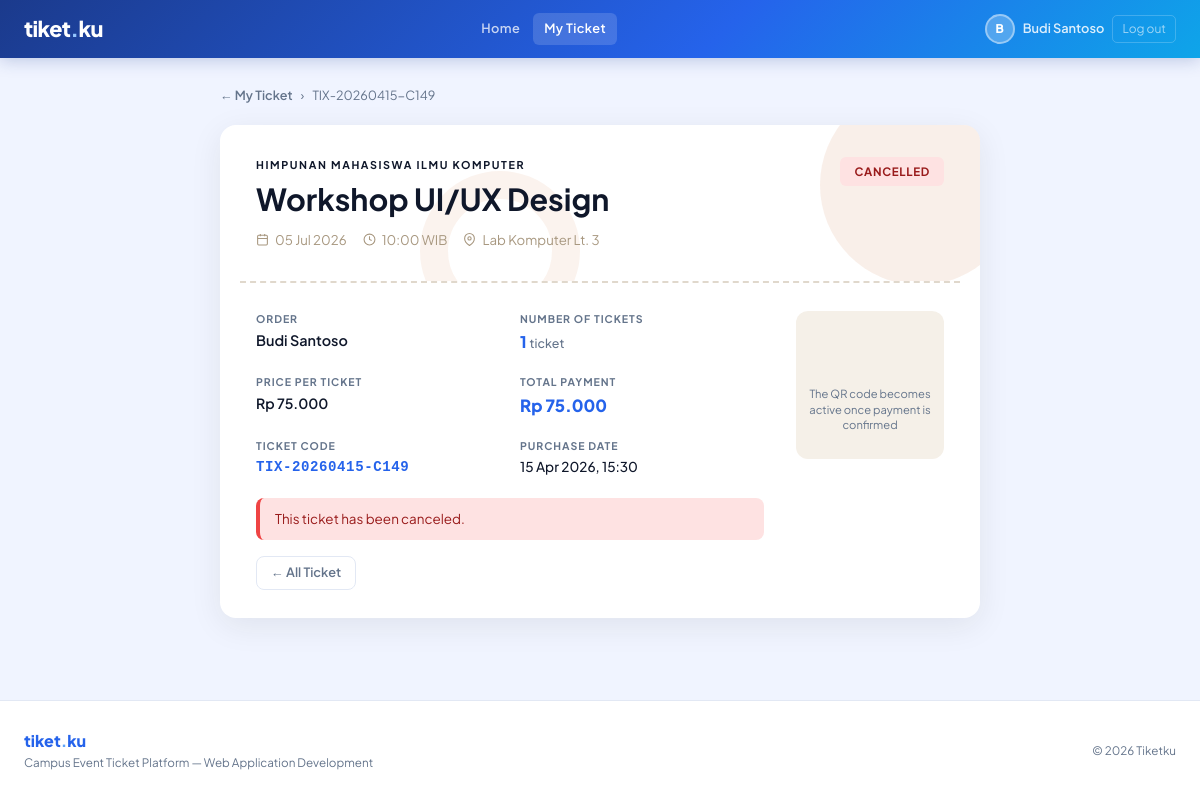
The app's page /public/index.php?controller=ticket&action=detail&id=12 (signed in) with its own data.
### tables this page shows
CREATE TABLE `tickets` (
  `id` int(11) NOT NULL,
  `ticket_code` varchar(50) NOT NULL,
  `purchase_date` datetime DEFAULT current_timestamp(),
  `status` enum('pending','confirmed','cancelled') DEFAULT 'pending',
  `qty` int(11) DEFAULT 1,
  `event_id` int(11) NOT NULL,
  `user_id` int(11) NOT NULL
);

CREATE TABLE `organizers` (
  `id` int(11) NOT NULL,
  `name` varchar(100) NOT NULL,
  `contact_email` varchar(100) DEFAULT NULL
);

CREATE TABLE `events` (
  `id` int(11) NOT NULL,
  `name` varchar(150) NOT NULL,
  `event_date` datetime NOT NULL,
  `venue` varchar(200) DEFAULT NULL,
  `description` text DEFAULT NULL,
  `image_url` varchar(500) DEFAULT NULL,
  `location_detail` varchar(300) DEFAULT NULL,
  `capacity` int(11) DEFAULT 0,
  `price` decimal(10,2) DEFAULT NULL,
  `organizer_id` int(11) NOT NULL,
  `created_at` timestamp NOT NULL DEFAULT current_timestamp()
);

CREATE TABLE `users` (
  `id` int(11) NOT NULL,
  `name` varchar(100) NOT NULL,
  `email` varchar(100) NOT NULL,
  `phone` varchar(20) DEFAULT NULL,
  `password` varchar(255) NOT NULL DEFAULT ''
);

### controllers/TicketController.php (called while the page is built, shortened)
<?php
require_once __DIR__ . '/../models/Ticket.php';
class TicketController {
    private $ticket;
    public function __construct($db) {
        $this->ticket  = new Ticket($db);
    }
    public function detail() {
        $this->ticket->id = $_GET['id'];
        if (!$this->ticket->readOne()) {
            header("Location: /event_ticketing/public/index.php?controller=ticket&action=index");
            exit;
        }
        $ticket = $this->ticket;
        require_once __DIR__ . '/../views/tickets/detail.php';
    }
}
?>

### models/Ticket.php (called while the page is built, shortened)
<?php
class Ticket {
    private $conn;
    private $table_name = "tickets";
    public $id;
    public function __construct($db) {
        $this->conn = $db;
    }
    public function readOne() {
        $query = "SELECT t.*, e.name as event_name, e.event_date, e.venue, e.price,
                         o.name as organizer_name, u.name as user_name
                  FROM " . $this->table_name . " t
                  LEFT JOIN events e     ON t.event_id = e.id
                  LEFT JOIN organizers o ON e.organizer_id = o.id
                  LEFT JOIN users u      ON t.user_id = u.id
                  WHERE t.id = ? LIMIT 0,1";
        $stmt = $this->conn->prepare($query);
        $stmt->bindParam(1, $this->id);
        $stmt->execute();
        $row = $stmt->fetch(PDO::FETCH_ASSOC);
        if ($row) {
            $this->ticket_code    = $row['ticket_code'];
            $this->status         = $row['status'];
            $this->qty            = $row['qty'] ?? 1;
            $this->event_name     = $row['event_name'];
            $this->user_name      = $row['user_name'];
            $this->event_date     = $row['event_date'];
            $this->venue          = $row['venue'];
            $this->price          = $row['price'];
            $this->organizer_name = $row['organizer_name'];
            $this->purchase_date  = $row['purchase_date'];
            return true;
        }
        return false;
    }
}
?>

### views/tickets/detail.php (the view, shortened to what this page needs)
<div style="max-width:760px; margin:0 auto;">
    <div style="display:flex;align-items:center;gap:8px;margin-bottom:20px;font-size:0.79rem;color:var(--muted);">
        <a href="?controller=ticket&action=index" style="color:var(--terracotta);text-decoration:none;font-weight:600;">← My Ticket</a>
        <span>›</span>
        <span><?= htmlspecialchars($ticket->ticket_code) ?></span>
    </div>
    <?php
    $isConfirmed = $ticket->status === 'confirmed';
    $isPending   = $ticket->status === 'pending';
    $isCancelled = $ticket->status === 'cancelled';
    ?>
    <div style="background:white; border-radius:16px; border:1px solid var(--stone-warm); overflow:hidden; box-shadow:0 8px 32px rgba(44,36,22,0.08);">
        <div class="hero-pattern" style="padding:32px 36px; position:relative; overflow:hidden;">
            <div style="position:absolute;right:-40px;top:-40px;width:200px;height:200px;border-radius:50%;background:rgba(196,98,45,0.1);pointer-events:none;"></div>
            <div style="position:absolute;left:200px;bottom:-50px;width:160px;height:160px;border-radius:50%;border:28px solid rgba(196,98,45,0.08);pointer-events:none;"></div>
            <div style="position:relative;z-index:1;display:flex;justify-content:space-between;align-items:flex-start;flex-wrap:wrap;gap:16px;">
                <div>
                    <p style="font-size:0.67rem;font-weight:700;letter-spacing:0.15em;text-transform:uppercase;color:var(--terracotta-light);margin-bottom:8px;"><?= htmlspecialchars($ticket->organizer_name ?? '') ?></p>
                    <h1 style="font-size:1.9rem;font-weight:700;color:var(--ink);line-height:1.2;margin-bottom:12px;"><?= htmlspecialchars($ticket->event_name) ?></h1>
                    <div style="display:flex;flex-wrap:wrap;gap:16px;">
                        <div style="display:flex;align-items:center;gap:6px;color:#A89880;font-size:0.83rem;">
                            <svg width="13" height="13" viewBox="0 0 24 24" fill="none" stroke="currentColor" stroke-width="2"><rect x="3" y="4" width="18" height="18" rx="2"/><line x1="16" y1="2" x2="16" y2="6"/><line x1="8" y1="2" x2="8" y2="6"/><line x1="3" y1="10" x2="21" y2="10"/></svg>
                            <?= date('d M Y', strtotime($ticket->event_date)) ?>
                        </div>
                        <div style="display:flex;align-items:center;gap:6px;color:#A89880;font-size:0.83rem;">
                            <svg width="13" height="13" viewBox="0 0 24 24" fill="none" stroke="currentColor" stroke-width="2"><circle cx="12" cy="12" r="10"/><polyline points="12 6 12 12 16 14"/></svg>
                            <?= date('H:i', strtotime($ticket->event_date)) ?> WIB
                        </div>
                        <div style="display:flex;align-items:center;gap:6px;color:#A89880;font-size:0.83rem;">
                            <svg width="13" height="13" viewBox="0 0 24 24" fill="none" stroke="currentColor" stroke-width="2"><path d="M21 10c0 7-9 13-9 13s-9-6-9-13a9 9 0 0118 0z"/><circle cx="12" cy="10" r="3"/></svg>
                            <?= htmlspecialchars($ticket->venue ?? '') ?>
                        </div>
                    </div>
                </div>
                <?php
                $sc = ['pending'=>['#FEF3C7','#92400E'],'confirmed'=>['#D1FAE5','#065F46'],'cancelled'=>['#FEE2E2','#991B1B']][$ticket->status] ?? ['#F3F4F6','#374151'];
                ?>
                <span style="background:<?= $sc[0] ?>;color:<?= $sc[1] ?>;font-size:0.72rem;font-weight:700;padding:6px 14px;border-radius:6px;letter-spacing:0.06em;text-transform:uppercase;align-self:flex-start;">
                    <?= strtoupper($ticket->status) ?>
                </span>
            </div>
        </div>
        <div style="border-top:2px dashed #E0D8CC;margin:0 20px;position:relative;">
            <div style="position:absolute;left:-28px;top:-12px;width:24px;height:24px;border-radius:50%;background:var(--cream);border:1px solid var(--stone-warm);"></div>
            <div style="position:absolute;right:-28px;top:-12px;width:24px;height:24px;border-radius:50%;background:var(--cream);border:1px solid var(--stone-warm);"></div>
        </div>
        <div style="padding:28px 36px;">
            <div style="display:flex;gap:32px;flex-wrap:wrap;align-items:flex-start;">
                <div style="flex:1;min-width:200px;">
                    <div style="display:grid;grid-template-columns:1fr 1fr;gap:20px;margin-bottom:20px;">
                        <div>
                            <p style="font-size:0.66rem;font-weight:700;letter-spacing:0.09em;text-transform:uppercase;color:var(--muted);margin-bottom:3px;">Order</p>
                            <p style="font-weight:600;color:var(--charcoal);font-size:0.9rem;"><?= htmlspecialchars($ticket->user_name) ?></p>
                        </div>
                        <div>
                            <p style="font-size:0.66rem;font-weight:700;letter-spacing:0.09em;text-transform:uppercase;color:var(--muted);margin-bottom:3px;">Number of Tickets</p>
                            <p style="font-weight:800;color:var(--blue-mid);font-size:1rem;"><?= $ticket->qty ?? 1 ?> <span style="font-size:0.78rem;font-weight:500;color:var(--muted);">ticket</span></p>
                        </div>
                        <div>
                            <p style="font-size:0.66rem;font-weight:700;letter-spacing:0.09em;text-transform:uppercase;color:var(--muted);margin-bottom:3px;">Price per Ticket</p>
                            <p style="font-weight:600;color:var(--ink);font-size:0.88rem;">Rp <?= number_format($ticket->price, 0, ',', '.') ?></p>
                        </div>
                        <div>
                            <p style="font-size:0.66rem;font-weight:700;letter-spacing:0.09em;text-transform:uppercase;color:var(--muted);margin-bottom:3px;">Total Payment</p>
                            <p style="font-family:'Plus Jakarta Sans',sans-serif;font-weight:800;color:var(--blue-mid);font-size:1.05rem;">Rp <?= number_format($ticket->price * ($ticket->qty ?? 1), 0, ',', '.') ?></p>
                        </div>
                        <div>
                            <p style="font-size:0.66rem;font-weight:700;letter-spacing:0.09em;text-transform:uppercase;color:var(--muted);margin-bottom:3px;">Ticket Code</p>
                            <p style="font-family:monospace;font-weight:700;color:var(--blue-mid);font-size:0.88rem;letter-spacing:0.04em;"><?= htmlspecialchars($ticket->ticket_code) ?></p>
                        </div>
                        <div>
                            <p style="font-size:0.66rem;font-weight:700;letter-spacing:0.09em;text-transform:uppercase;color:var(--muted);margin-bottom:3px;">Purchase Date</p>
                            <p style="font-weight:500;color:var(--ink);font-size:0.85rem;"><?= date('d M Y, H:i', strtotime($ticket->purchase_date ?? 'now')) ?></p>
                        </div>
                    </div>
                    <?php if ($isPending): ?>
                    <div class="alert-info" style="margin-bottom:16px;">
                        <strong>Waiting for verification.</strong> The admin will confirm your payment shortly.
                    </div>
                    <?php elseif ($isCancelled): ?>
                    <div class="alert-error" style="margin-bottom:16px;">
                        This ticket has been canceled.
                    </div>
                    <?php endif; ?>
                    <div style="display:flex;gap:8px;flex-wrap:wrap;">
                        <a href="?controller=ticket&action=index" class="btn-ghost" style="font-size:0.8rem;padding:6px 14px;">← All Ticket</a>
                    </div>
                </div>
                <div style="display:flex;flex-direction:column;align-items:center;gap:10px;flex-shrink:0;">
                    <?php if ($isConfirmed): ?>
                    <div style="background:white;border:2px solid var(--stone-warm);border-radius:12px;padding:14px;">
                        <div id="qrcode"></div>
                    </div>
                    <p style="font-size:0.7rem;color:var(--muted);text-align:center;max-width:140px;line-height:1.4;">Scan this QR code to access the event</p>
                    <?php else: ?>
                    <div style="width:148px;height:148px;background:#F5F0E8;border:2px dashed var(--stone-warm);border-radius:12px;display:flex;flex-direction:column;align-items:center;justify-content:center;gap:8px;">
                        <svg width="40" height="40" viewBox="0 0 24 24" fill="none" stroke="var(--stone-warm)" stroke-width="1.5"><rect x="3" y="3" width="7" height="7"/><rect x="14" y="3" width="7" height="7"/><rect x="3" y="14" width="7" height="7"/><path d="M21 21v-7m0 0h-7m7 0l-7-7"/></svg>
                        <p style="font-size:0.7rem;color:var(--muted);text-align:center;padding:0 10px;line-height:1.4;">The QR code becomes active once payment is confirmed</p>
                    </div>
                    <?php endif; ?>
                </div>
            </div>
        </div>
    </div>
</div>
<?php $content = ob_get_clean(); require_once __DIR__ . '/../layouts/main.php'; ?>

### views/layouts/main.php (style rules this page uses)
:root { --white: #FFFFFF; --bg: #F0F4FF; --bg-card: #FFFFFF; --border: #E2E8F4; --blue-deep: #1B3A8C; --blue-mid: #2563EB; --blue-soft: #3B82F6; --blue-light: #60A5FA; --blue-pale: #DBEAFE; --blue-xpale: #EFF6FF; --cyan: #0EA5E9; --ink: #0F172A; --ink-soft: #334155; --muted: #64748B; --muted-light: #94A3B8; --success: #10B981; --warning: #F59E0B; --danger: #EF4444; --grad-main: linear-gradient(135deg, #1B3A8C 0%, #2563EB 60%, #0EA5E9 100%); --grad-card: linear-gradient(135deg, #1e40af 0%, #3b82f6 100%); --shadow-blue: 0 4px 20px rgba(37,99,235,0.18); --shadow-card: 0 2px 16px rgba(15,23,42,0.07); }
*, *::before, *::after { box-sizing: border-box; margin: 0; padding: 0; }
html { height: 100%; }
body { font-family: 'Plus Jakarta Sans', sans-serif; background: var(--bg); color: var(--ink); min-height: 100vh; display: flex; flex-direction: column; }
.btn-ghost { background: transparent; color: var(--muted); padding: 0.55rem 1.3rem; border-radius: 8px; font-weight: 600; font-size: 0.84rem; border: 1.5px solid var(--border); text-decoration: none; display: inline-flex; align-items: center; gap: 6px; transition: all 0.18s; }
.alert-error { background: #FEE2E2; border-left: 4px solid var(--danger); color: #991B1B; padding: 11px 15px; border-radius: 8px; font-size: 0.84rem; }

### records on screen
tickets: ticket_code "TIX-20260415-C149", organizers.name "HIMPUNAN MAHASISWA ILMU KOMPUTER", event.name "Workshop UI/UX Design", event.event_date "05 Jul 2026", event.event_date "10:00", event.venue "Lab Komputer Lt. 3", status "CANCELLED", user.name "Budi Santoso", qty "1", event.price "75.000", $ticket->price * ($ticket->qty ?? 1) "75.000", purchase_date "15 Apr 2026, 15:30"

### other values on screen
substr($_SESSION['user_name'] ?? 'U', 0, 1) "B"
$_SESSION['user_name'] "Budi Santoso"
